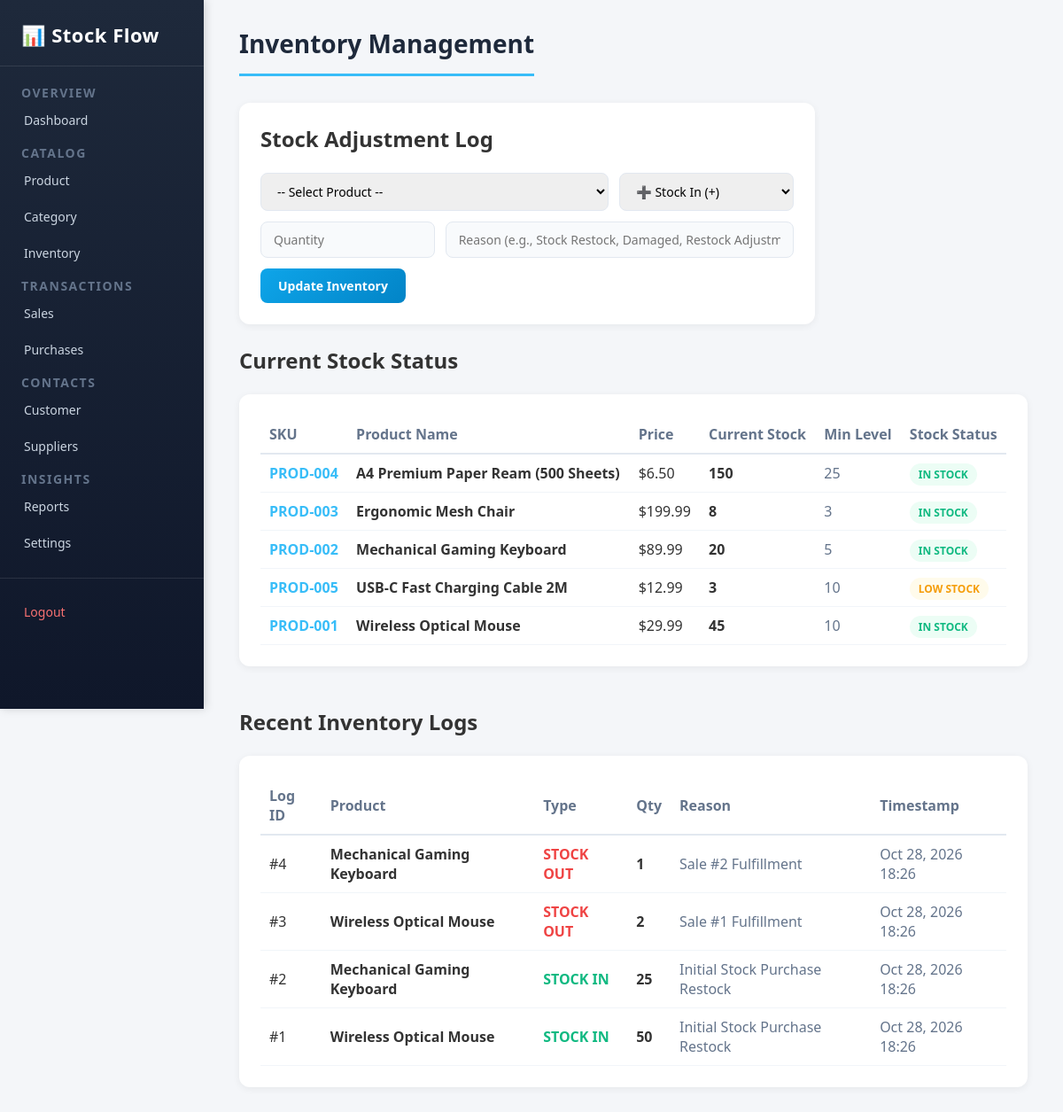
The app's page /_backup_original/pages/inventory.php (signed in) with its own data.
### tables this page shows
CREATE TABLE IF NOT EXISTS `products` (
    `id` INT AUTO_INCREMENT PRIMARY KEY,
    `sku` VARCHAR(50) NOT NULL UNIQUE,
    `name` VARCHAR(150) NOT NULL,
    `category_id` INT NULL,
    `price` DECIMAL(10, 2) NOT NULL DEFAULT 0.00,
    `cost` DECIMAL(10, 2) NOT NULL DEFAULT 0.00,
    `quantity` INT NOT NULL DEFAULT 0,
    `min_stock` INT NOT NULL DEFAULT 5,
    `description` TEXT,
    `created_at` TIMESTAMP DEFAULT CURRENT_TIMESTAMP,
    `updated_at` TIMESTAMP DEFAULT CURRENT_TIMESTAMP ON UPDATE CURRENT_TIMESTAMP,
    FOREIGN KEY (`category_id`) REFERENCES `categories`(`id`) ON DELETE SET NULL
);

CREATE TABLE IF NOT EXISTS `inventory_logs` (
    `id` INT AUTO_INCREMENT PRIMARY KEY,
    `user_id` INT NULL,
    `product_id` INT NOT NULL,
    `type` ENUM('in', 'out', 'adjustment') NOT NULL,
    `quantity` INT NOT NULL,
    `reason` VARCHAR(255) NULL,
    `created_at` TIMESTAMP DEFAULT CURRENT_TIMESTAMP,
    FOREIGN KEY (`user_id`) REFERENCES `users`(`id`) ON DELETE SET NULL,
    FOREIGN KEY (`product_id`) REFERENCES `products`(`id`) ON DELETE CASCADE
);

### _backup_original/pages/inventory.php (the view, shortened to what this page needs)
<?php
require_once __DIR__ . '/../includes/header.php';
$products = [];
if ($pdo !== null) {
    $stmt = $pdo->query("SELECT * FROM products ORDER BY name ASC");
    $products = $stmt->fetchAll();
}
$logs = [];
if ($pdo !== null) {
    $stmt = $pdo->query("SELECT l.*, p.name AS product_name, p.sku FROM inventory_logs l JOIN products p ON l.product_id = p.id ORDER BY l.id DESC LIMIT 20");
    $logs = $stmt->fetchAll();
}
?>
<h1>Inventory Management</h1>
<div class="form-card" style="max-width: 650px;">
    <h2>Stock Adjustment Log</h2>
    <br>
    <form method="POST" action="inventory.php" id="todoForm">
        <div style="display: grid; grid-template-columns: 2fr 1fr; gap: 12px;">
            <select name="product_id" required style="width: 100%; padding: 10px 14px; border-radius: 8px; border: 1.5px solid #e2e8f0; font-family: inherit; font-size: 14px;">
                <option value="">-- Select Product --</option>
            </select>
            <select name="type" required style="width: 100%; padding: 10px 14px; border-radius: 8px; border: 1.5px solid #e2e8f0; font-family: inherit; font-size: 14px;">
                <option value="in">➕ Stock In (+)</option>
            </select>
        </div>
        <div style="display: grid; grid-template-columns: 1fr 2fr; gap: 12px;">
            <input type="number" name="quantity" placeholder="Quantity" min="1" required>
            <input type="text" name="reason" placeholder="Reason (e.g., Stock Restock, Damaged, Restock Adjustment)">
        </div>
        <button type="submit" id="submit">Update Inventory</button>
    </form>
</div>
<h2>Current Stock Status</h2>
<br>
<div class="form-card" style="max-width: 100%;">
    <table style="width: 100%; border-collapse: collapse; text-align: left;">
        <thead>
            <tr style="border-bottom: 2px solid #e2e8f0; color: #64748b;">
                <th style="padding: 10px;">SKU</th>
                <th style="padding: 10px;">Product Name</th>
                <th style="padding: 10px;">Price</th>
                <th style="padding: 10px;">Current Stock</th>
                <th style="padding: 10px;">Min Level</th>
                <th style="padding: 10px;">Stock Status</th>
            </tr>
        </thead>
        <tbody>
            <?php foreach ($products as $prod): ?>
                <tr style="border-bottom: 1px solid #f1f5f9;">
                    <td style="padding: 10px; font-weight: 600; color: #38bdf8;"><?php echo htmlspecialchars($prod['sku']); ?></td>
                    <td style="padding: 10px; font-weight: 600;"><?php echo htmlspecialchars($prod['name']); ?></td>
                    <td style="padding: 10px;">$<?php echo number_format($prod['price'], 2); ?></td>
                    <td style="padding: 10px; font-weight: 700;"><?php echo $prod['quantity']; ?></td>
                    <td style="padding: 10px; color: #64748b;"><?php echo $prod['min_stock']; ?></td>
                    <td style="padding: 10px;">
                        <?php if ($prod['quantity'] == 0): ?>
                            <span style="background: #fef2f2; color: #ef4444; padding: 4px 10px; border-radius: 20px; font-size: 12px; font-weight: 700;">OUT OF STOCK</span>
                        <?php elseif ($prod['quantity'] <= $prod['min_stock']): ?>
                            <span style="background: #fffbeb; color: #f59e0b; padding: 4px 10px; border-radius: 20px; font-size: 12px; font-weight: 700;">LOW STOCK</span>
                        <?php else: ?>
                            <span style="background: #ecfdf5; color: #10b981; padding: 4px 10px; border-radius: 20px; font-size: 12px; font-weight: 700;">IN STOCK</span>
                        <?php endif; ?>
                    </td>
                </tr>
            <?php endforeach; ?>
        </tbody>
    </table>
</div>
<br>
<h2>Recent Inventory Logs</h2>
<br>
<div class="form-card" style="max-width: 100%;">
    <table style="width: 100%; border-collapse: collapse; text-align: left;">
        <thead>
            <tr style="border-bottom: 2px solid #e2e8f0; color: #64748b;">
                <th style="padding: 10px;">Log ID</th>
                <th style="padding: 10px;">Product</th>
                <th style="padding: 10px;">Type</th>
                <th style="padding: 10px;">Qty</th>
                <th style="padding: 10px;">Reason</th>
                <th style="padding: 10px;">Timestamp</th>
            </tr>
        </thead>
        <tbody>
            <?php if (empty($logs)): ?>
                <tr>
                    <td colspan="6" style="padding: 15px; color: #64748b;">No inventory logs recorded.</td>
                </tr>
            <?php else: ?>
                <?php foreach ($logs as $log): ?>
                    <tr style="border-bottom: 1px solid #f1f5f9;">
                        <td style="padding: 10px;">#<?php echo $log['id']; ?></td>
                        <td style="padding: 10px; font-weight: 600;"><?php echo htmlspecialchars($log['product_name']); ?></td>
                        <td style="padding: 10px;">
                            <?php if ($log['type'] === 'in'): ?>
                                <span style="color: #10b981; font-weight: 700;">STOCK IN</span>
                            <?php elseif ($log['type'] === 'out'): ?>
                                <span style="color: #ef4444; font-weight: 700;">STOCK OUT</span>
                            <?php else: ?>
                                <span style="color: #3b82f6; font-weight: 700;">ADJUSTMENT</span>
                            <?php endif; ?>
                        </td>
                        <td style="padding: 10px; font-weight: 600;"><?php echo $log['quantity']; ?></td>
                        <td style="padding: 10px; color: #64748b;"><?php echo htmlspecialchars($log['reason'] ?? '-'); ?></td>
                        <td style="padding: 10px; color: #64748b;"><?php echo date('M d, Y H:i', strtotime($log['created_at'])); ?></td>
                    </tr>
                <?php endforeach; ?>
            <?php endif; ?>
        </tbody>
    </table>
</div>
<?php require_once __DIR__ . '/../includes/footer.php'; ?>

### _backup_original/style/style.css (style rules this page uses)
* { margin: 0; padding: 0; box-sizing: border-box; }
body { font-family: 'Segoe UI', Tahoma, Geneva, Verdana, sans-serif; background-color: #f4f6f9; color: #333; min-height: 100vh; }
#rightsidebar > h1 { font-size: 28px; font-weight: 700; color: #1e293b; margin-bottom: 30px; padding-bottom: 15px; border-bottom: 3px solid #38bdf8; display: inline-block; }
.form-card { background: #ffffff; border-radius: 12px; padding: 24px; box-shadow: 0 2px 8px rgba(0, 0, 0, 0.06); margin-bottom: 24px; max-width: 600px; }
#todoForm { display: flex; flex-direction: column; gap: 12px; }
#todoForm input, #todoForm textarea { width: 100%; padding: 10px 14px; font-size: 14px; font-family: inherit; color: #1e293b; background: #f8fafc; border: 1.5px solid #e2e8f0; border-radius: 8px; outline: none; transition: border-color 0.2s ease; }
#submit { padding: 10px 20px; font-size: 14px; font-weight: 600; font-family: inherit; color: #ffffff; background: linear-gradient(135deg, #0ea5e9 0%, #0284c7 100%); border: none; border-radius: 8px; cursor: pointer; transition: transform 0.2s ease, box-shadow 0.2s ease; align-self: flex-start; }

### records on screen
products: sku "PROD-004", name "A4 Premium Paper Ream (500 Sheets)", price "6.50", quantity "150", min_stock "25", shows "IN STOCK"
products: sku "PROD-003", name "Ergonomic Mesh Chair", price "199.99", quantity "8", min_stock "3", shows "IN STOCK"
products: sku "PROD-002", name "Mechanical Gaming Keyboard", price "89.99", quantity "20", min_stock "5", shows "IN STOCK"
products: sku "PROD-005", name "USB-C Fast Charging Cable 2M", price "12.99", quantity "3", min_stock "10", shows "LOW STOCK"
products: sku "PROD-001", name "Wireless Optical Mouse", price "29.99", quantity "45", min_stock "10", shows "IN STOCK"
inventory_logs: id "4", product.name "Mechanical Gaming Keyboard", type "STOCK OUT", quantity "1", reason "Sale #2 Fulfillment", created_at "Oct 28, 2026 18:26"
inventory_logs: id "3", product.name "Wireless Optical Mouse", type "STOCK OUT", quantity "2", reason "Sale #1 Fulfillment", created_at "Oct 28, 2026 18:26"
inventory_logs: id "2", product.name "Mechanical Gaming Keyboard", type "STOCK IN", quantity "25", reason "Initial Stock Purchase Restock", created_at "Oct 28, 2026 18:26"
inventory_logs: id "1", product.name "Wireless Optical Mouse", type "STOCK IN", quantity "50", reason "Initial Stock Purchase Restock", created_at "Oct 28, 2026 18:26"
